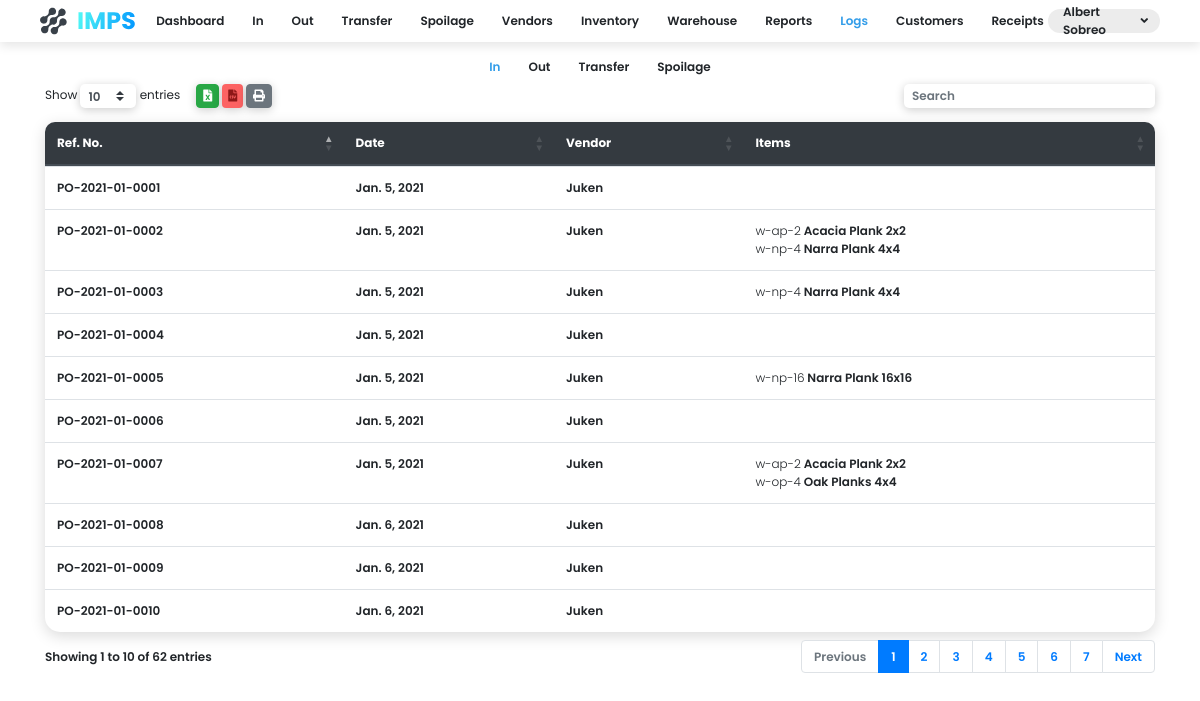
The app's page /logs/in/ (signed in) with its own data.
### app/models.py (models this page shows, shortened)
class User(models.Model):
    first_name = models.CharField(max_length=255)
    last_name = models.CharField(max_length=255)
    position = models.CharField(max_length=255)
    login = models.ForeignKey(Login, on_delete=models.CASCADE)

class Purchase_Order(models.Model):
    ref_id = models.CharField(max_length=255)
    date = models.DateField()
    vendor = models.ForeignKey(Vendor, on_delete=models.CASCADE)
    approved = models.BooleanField()

class Vendor(models.Model):
    name = models.CharField(max_length=255)
    owner_first_name = models.CharField(max_length=255, null=True, blank=True)
    owner_first_name = models.CharField(max_length=255, null=True, blank=True)
    address = models.CharField(max_length=255, null=True, blank=True)
    landline = models.CharField(max_length=255, null=True, blank=True)
    email = models.CharField(max_length=255, null=True, blank=True)
    mobile = models.CharField(max_length=255, null=True, blank=True)
    bank = models.CharField(max_length=255, null=True, blank=True)
    bank_number = models.CharField(max_length=255, null=True, blank=True)

class Purchase_Item(models.Model):
    product = models.ForeignKey(Product, on_delete=models.CASCADE)
    purchase_order = models.ForeignKey(Purchase_Order, on_delete=models.CASCADE)
    remaining = models.IntegerField()
    purchase_quantity = models.IntegerField()

class Product(models.Model):
    code = models.CharField(max_length=255)
    name = models.CharField(max_length=255)
    description = models.TextField(null=True, blank=True)
    quantity = models.IntegerField()
    turnover = models.DecimalField(max_digits=3, decimal_places=2, null=True, blank=True)
    warehouse = models.ForeignKey(Warehouse, on_delete=models.CASCADE, null=True, blank=True)

### app/views/logs.py (the view)
# urls.py: path('logs/in/', views.purchaseLogsView),
def purchaseLogsView(request):
    if request.session.is_empty():
        return redirect('/login/')
    context = {
        'purchases': Purchase_Order.objects.all(),
        'me': User.objects.select_related().get(login__username=request.session.get('username')),
    }
    return render(request, 'logs_purchase.html', context)

### templates/logs_purchase.html (shortened to what this page needs)
<!DOCTYPE html>
<html lang="en">
<head>
    <link rel="stylesheet" href="https://cdn.jsdelivr.net/npm/bootstrap@4.5.3/dist/css/bootstrap.min.css">
    <link rel="stylesheet" href="https://cdnjs.cloudflare.com/ajax/libs/twitter-bootstrap/4.5.2/css/bootstrap.css">
    <link rel="stylesheet" href="https://cdn.datatables.net/buttons/1.6.5/css/buttons.dataTables.min.css">
    <link rel="stylesheet" href="https://cdn.datatables.net/1.10.22/css/dataTables.bootstrap4.min.css">
    <link rel="stylesheet" href="/static/css/style.css">
    <link rel="stylesheet" href="https://use.fontawesome.com/releases/v5.15.1/css/all.css">
</head>
<body class="font-size-12">
  <div class="c-nav d-flex font-w-600 mb-3">
    <div class="c-nav-item justify-content-start">
      <img src="/static/media/Group 117.svg" class="logo">
    </div>
    <div class="justify-content-center c-nav-links">
        <div onclick="location.href='#'">Dashboard</div>
        <div onclick="location.href='/in'">In</div>
        <div onclick="location.href='/out'">Out</div>
        <div onclick="location.href='#'">Transfer</div>
        <div onclick="location.href='#'">Spoilage</div>
        <div onclick="location.href='#'">Vendors</div>
        <div onclick="location.href='/inventory-page'">Inventory</div>
        <div onclick="location.href='/'">Warehouse</div>
        <div onclick="location.href='#'">Reports</div>
        <div onclick="location.href='/logs/in'" class="active">Logs</div>
        <div onclick="location.href='#'">Customers</div>
        <div onclick="location.href='#'">Receipts</div>
    </div>
    <div class="c-nav-item justify-content-end dropdown">
      <div class="nav-name" data-toggle="dropdown">
        <span>{{me.first_name}} {{me.last_name}}</span> <i class="fas fa-angle-down ml-1"></i>
      </div>
    </div>
  </div>
  <div class="d-flex font-w-600 mb-2 justify-content-center">
    <div class="justify-content-center c-nav-links">
        <div onclick="location.href='/logs/in'" class="active">In</div>
        <div onclick="location.href='/logs/out'">Out</div>
        <div onclick="location.href='/logs/transfer'">Transfer</div>
        <div onclick="location.href='/logs/spoilage'">Spoilage</div>
    </div>
  </div>
    <div class="container font-w-600">
        <table id="table" class="table box-shadow-medium b-tl-radius-10 b-tr-radius-10">
            <thead class="thead-dark">
            <tr class="">
                <th class="b-tl-radius-10" style="border-top: 0px;">Ref. No.</th>
                <th style="border-top: 0px;">Date</th>
                <th style="border-top: 0px;">Vendor</th>
                <th class="b-tr-radius-10" style="border-top: 0px;">Items</th>
            </tr>
            </thead>
            <tbody>
            {%for purchase in purchases.all%}
            <tr>
                <td>{{purchase.ref_id}}</td>
                <td>{{purchase.date}}</td>
                <td>{{purchase.vendor.name}}</td>
                <td>
                  {%for item in purchase.purchase_item_set.filter.all%}
                  <span class="font-w-300">{{item.product.code}}</span> <span>{{item.product.name}}</span><br/>
                  {%endfor%}
                </td>
            </tr>
            {%endfor%}
            </tbody>
        </table>
    </div>
</body>
</html>

### static/css/style.css (style rules this page uses)
body { font-family: 'Poppins', sans-serif; min-width: 720px; }
.font-size-12 { font-size: 12px; }
.table { background: #fff; border-radius: 15px; }
.box-shadow-medium { box-shadow: 0px 4px 15px rgba(0,0,0,0.15); }
.font-w-300 { font-weight: 300; }
.font-w-600 { font-weight: 600; }
.b-tl-radius-10 { border-top-left-radius: 10px; }
.b-tr-radius-10 { border-top-right-radius: 10px; }
.c-nav { height: 42px; background: white; box-shadow: 0px 4px 10px rgba(0,0,0,0.10); width: 100%; padding-left:5vh; padding-right: 5vh; }
.c-nav-item { display: inline-flex; align-items: center; width: 10%; }
.c-nav-links { display: inline-flex; align-items: center; width: 80%; }
.c-nav-links div { transition: .1s; padding-left: 14px; padding-right: 14px; cursor: pointer; height: 100%; display: flex; align-items: center; }
.active { color: #339DE9; }
.logo { cursor: pointer; }
.nav-name { display: flex; height: 24px; background: #ECECEC; padding: 0px 12px 0px 15px; align-items: center; border-radius: 12px; cursor: pointer; }

### records on screen
User: first_name "Albert", last_name "Sobreo"
Purchase_Order: ref_id "PO-2021-01-0001", date "Jan. 5, 2021", vendor.name "Juken"
Purchase_Order: ref_id "PO-2021-01-0002", date "Jan. 5, 2021", vendor.name "Juken"
Purchase_Item: product.code "w-ap-2", product.name "Acacia Plank 2x2"
Purchase_Item: product.code "w-np-4", product.name "Narra Plank 4x4"
Purchase_Order: ref_id "PO-2021-01-0003", date "Jan. 5, 2021", vendor.name "Juken"
Purchase_Item: product.code "w-np-4", product.name "Narra Plank 4x4"
Purchase_Order: ref_id "PO-2021-01-0004", date "Jan. 5, 2021", vendor.name "Juken"
Purchase_Order: ref_id "PO-2021-01-0005", date "Jan. 5, 2021", vendor.name "Juken"
Purchase_Item: product.code "w-np-16", product.name "Narra Plank 16x16"
Purchase_Order: ref_id "PO-2021-01-0006", date "Jan. 5, 2021", vendor.name "Juken"
Purchase_Order: ref_id "PO-2021-01-0007", date "Jan. 5, 2021", vendor.name "Juken"
Purchase_Item: product.code "w-ap-2", product.name "Acacia Plank 2x2"
Purchase_Item: product.code "w-op-4", product.name "Oak Planks 4x4"
Purchase_Order: ref_id "PO-2021-01-0008", date "Jan. 6, 2021", vendor.name "Juken"
Purchase_Order: ref_id "PO-2021-01-0009", date "Jan. 6, 2021", vendor.name "Juken"
Purchase_Order: ref_id "PO-2021-01-0010", date "Jan. 6, 2021", vendor.name "Juken"
